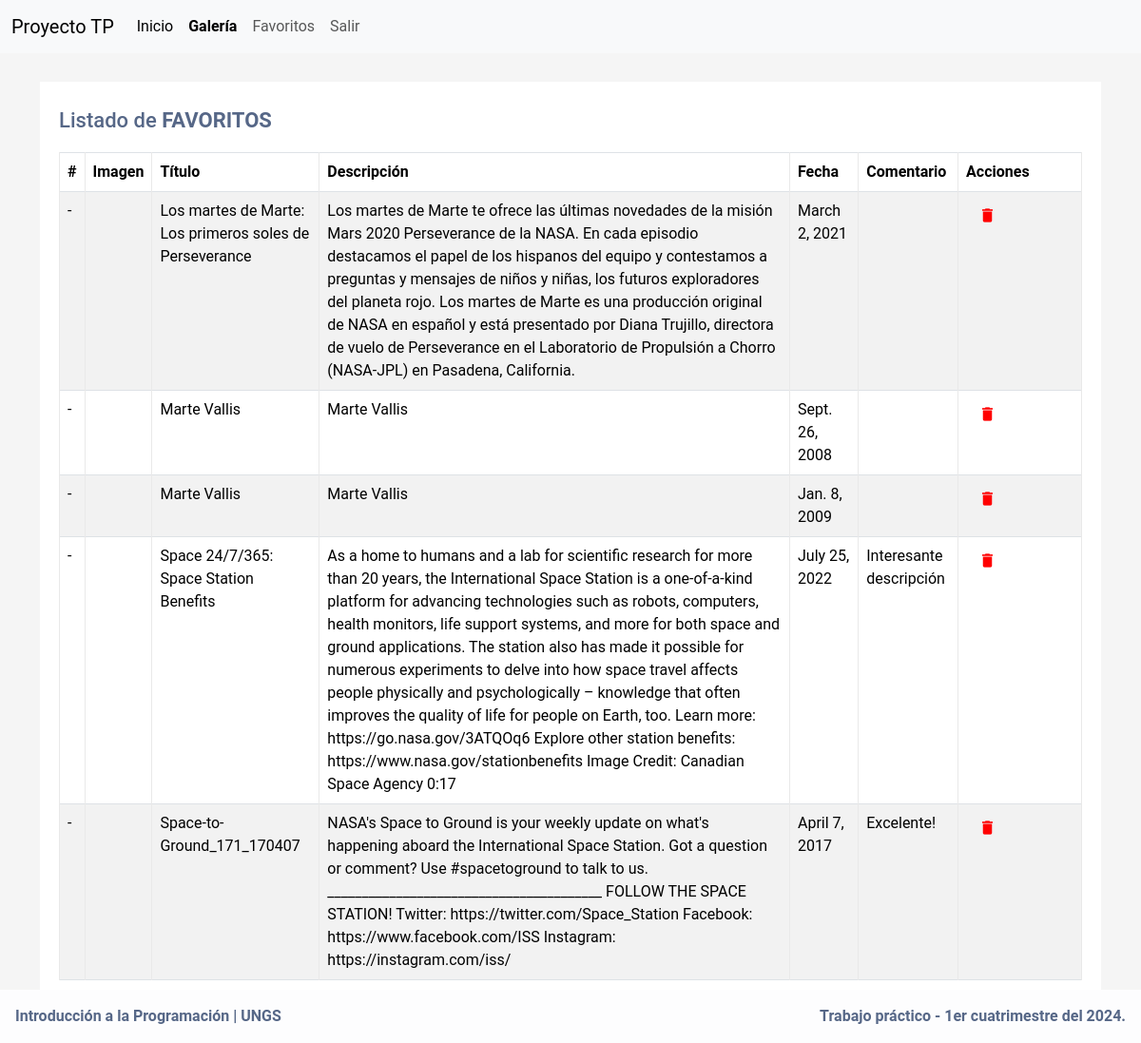
Page /favourites/ (signed in) on the committed database.
### nasa_image_gallery/models.py (models this page shows)
class Favourite(models.Model):
    title = models.CharField(max_length=200)
    description = models.TextField()
    image_url = models.TextField()
    date = models.DateField()
    comment = models.TextField(blank=True, null=True)
    user = models.ForeignKey(settings.AUTH_USER_MODEL, on_delete=models.CASCADE) # asociamos el favorito con el usuario en cuestión.
    class Meta:
        unique_together = ('user', 'title', 'description', 'image_url', 'date')

### nasa_image_gallery/views.py (the view)
# urls.py: path('favourites/', views.getAllFavouritesByUser, name='favoritos'),
@login_required
def getAllFavouritesByUser(request):
    favourite_list = services_nasa_image_gallery.getAllFavouritesByUser(request)
    return render(request, 'favourites.html', {'favourite_list': favourite_list})

### main/context_processors.py (called while the page is built)
def version(request):
    return {'VERSION': config.VERSION}

### nasa_image_gallery/layers/dao/repositories.py (called while the page is built)
def getAllFavouritesByUser(user):
    favouriteList = Favourite.objects.filter(user=user).values('id', 'title', 'description', 'image_url', 'date','comment')
    return list(favouriteList)

### nasa_image_gallery/layers/generic/mapper.py (called while the page is built)
def fromRepositoryIntoNASACard(repo_dict):
    nasa_card = NASACard(
                        id=repo_dict['id'],
                        title=repo_dict['title'],
                        description=repo_dict['description'],
                        image_url=repo_dict['image_url'],
                        date=repo_dict['date'],
                        comment=repo_dict['comment']
                )
    return nasa_card

### nasa_image_gallery/layers/services/services_nasa_image_gallery.py (called while the page is built)
def getAllFavouritesByUser(request):
    if not request.user.is_authenticated:
        return []
    else:
        user = get_user(request)
        favourite_list = repositories.getAllFavouritesByUser(user)# buscamos desde el repositorio TODOS los favoritos del usuario (variable 'user').
        mapped_favourites = []
        for favourite in favourite_list:
            nasa_card = mapper.fromRepositoryIntoNASACard(favourite) # transformamos cada favorito en una NASACard, y lo almacenamos en nasa_card.
            mapped_favourites.append(nasa_card)
        return mapped_favourites

### nasa_image_gallery/templates/favourites.html (shortened to what this page needs)
{% extends 'header.html' %} {% block content %}
<div class="container-xl">
    <div class="table-responsive">
        <div class="table-wrapper">
            <div class="table-title">
                <div class="row">
                    <div class="col-sm-8">
                        <h2>Listado de <strong>FAVORITOS</strong></h2>
                    </div>
                </div>
            </div>
            <table class="table table-striped table-hover table-bordered">
                <thead>
                    <tr>
                        <th>#</th>
                        <th>Imagen</th>
                        <th>Título </th>
                        <th>Descripción</th>
                        <th>Fecha </th>
                        <th>Comentario</th>
                        <th>Acciones</th>
                    </tr>
                </thead>
                <tbody>
                    {% for favorito in favourite_list %}
                    <tr>
                        <td>-</td>
                        <td><img src="{{ favorito.image_url }}" alt="" style="max-width: 200px; max-height: 200px;"></td>
                        <td>{{ favorito.title }}</td>
                        <td>{{ favorito.description }}</td>
                        <td>{{ favorito.date }}</td>
                        {% if favorito.comment %}
                        <td> {{ favorito.comment }}</td>
                        {% else %}
                        <td> </td>
                        {% endif %}
                        <td>
                            <form method="post" action="{% url 'borrar-favorito' %}">
                                <button type="submit" class="btn" style="color:red"><i class="material-icons">&#xE872;</i></button>
                            </form>
                        </td>
                    </tr>
                    {% endfor %}
                </tbody>
            </table>
        </div>
    </div>
</div>
{% endblock %}

### nasa_image_gallery/templates/header.html (shortened to what this page needs)
<!DOCTYPE html>
<html lang="es">
<head>
    {% load bootstrap5 %} {% bootstrap_css %} {% bootstrap_javascript %} {% load static %}
    <link rel="stylesheet" type="text/css" href="{% static 'styles.css' %}">
</head>
<body>
    <nav class="navbar navbar-expand-lg bg-body-tertiary">
        <div class="container-fluid">
            <a class="navbar-brand" href="#">Proyecto TP</a>
            <div class="collapse navbar-collapse" id="navbarSupportedContent">
                <ul class="navbar-nav me-auto mb-2 mb-lg-0">
                    <li class="nav-item">
                        <a class="nav-link active" aria-current="page" href="{% url 'index-page' %}">Inicio</a>
                    </li>
                    <li class="nav-item">
                        <a class="nav-link active" aria-current="page" href="{% url 'home' %}"><strong>Galería</strong></a>
                    </li>
                    {% if request.user.is_authenticated %}
                    <li class="nav-item">
                        <a class="nav-link" href="{% url 'favoritos' %}">Favoritos</a>
                    </li>
                    {% endif %}
                    <li class="nav-item">
                        {% if request.user.is_authenticated %}
                              <a class="nav-link" href="{% url 'exit' %}">Salir</a> {% else %}
                        <a class="nav-link" href="{% url 'login' %}">Iniciar sesión</a> {% endif %}
                    </li>
                </ul>
            </div>
        </div>
    </nav>
    {% block content %} {% endblock %} {% include "footer.html" %}

### nasa_image_gallery/templates/footer.html
<footer class="bg-body-tertiary text-center text-lg-start fixed-bottom">
    <div class="text-center p-3" style="display: flex;background-color: rgb(255 255 255 / 78%);justify-content: space-between;">
        <strong>Introducción a la Programación | UNGS</strong>
        <strong>{{VERSION}}</strong>
    </div>
</footer>
</body>
</html>

### static/styles.css (style rules this page uses)
body { color: #566787; background: #f5f5f5; font-family: 'Roboto', sans-serif; }
.table-responsive { margin: 30px 0; }
.table-wrapper { min-width: 1000px; background: #fff; padding: 20px; box-shadow: 0 1px 1px rgba(0, 0, 0, .05); }
.table-title { padding-bottom: 10px; margin: 0 0 10px; min-width: 100%; }
.table-title h2 { margin: 8px 0 0; font-size: 22px; }
table.table tr th, table.table tr td { border-color: #e9e9e9; }
table.table-striped tbody tr:nth-of-type(odd) { background-color: #fcfcfc; }
table.table td:last-child { width: 130px; }
table.table td i { font-size: 19px; }

### rows in the picture
Favourite: title "Los martes de Marte: Los primeros soles de Perseverance", description "Los martes de Marte te ofrece las últimas novedades de la misión Mars 2020 Perseverance de la NASA. En cada episodio destacamos el papel de los hispanos del equipo y contestamos a preguntas y mensajes de niños y niñas, los futuros exploradores del planeta rojo. Los martes de Marte es una producción original de NASA en español y está presentado por Diana Trujillo, directora de vuelo de Perseverance en el Laboratorio de Propulsión a Chorro (NASA-JPL) en Pasadena, California.", date "March 2, 2021"
Favourite: title "Marte Vallis", description "Marte Vallis", date "Sept. 26, 2008"
Favourite: title "Marte Vallis", description "Marte Vallis", date "Jan. 8, 2009"
Favourite: title "Space 24/7/365: Space Station Benefits", description "As a home to humans and a lab for scientific research for more than 20 years, the International Space Station is a one-of-a-kind platform for advancing technologies such as robots, computers, health monitors, life support systems, and more for both space and ground applications. The station also has made it possible for numerous experiments to delve into how space travel affects people physically and psychologically – knowledge that often improves the quality of life for people on Earth, too. Learn more: https://go.nasa.gov/3ATQOq6 Explore other station benefits: https://www.nasa.gov/stationbenefits Image Credit: Canadian Space Agency 0:17", date "July 25, 2022", comment "Interesante descripción"
Favourite: title "Space-to-Ground_171_170407", description "NASA's Space to Ground is your weekly update on what's happening aboard the International Space Station. Got a question or comment? Use #spacetoground to talk to us. ________________________________________ FOLLOW THE SPACE STATION! Twitter: https://twitter.com/Space_Station Facebook: https://www.facebook.com/ISS Instagram: https://instagram.com/iss/", date "April 7, 2017", comment "Excelente!"

### other values in the picture
{{ VERSION }} "Trabajo práctico - 1er cuatrimestre del 2024."
